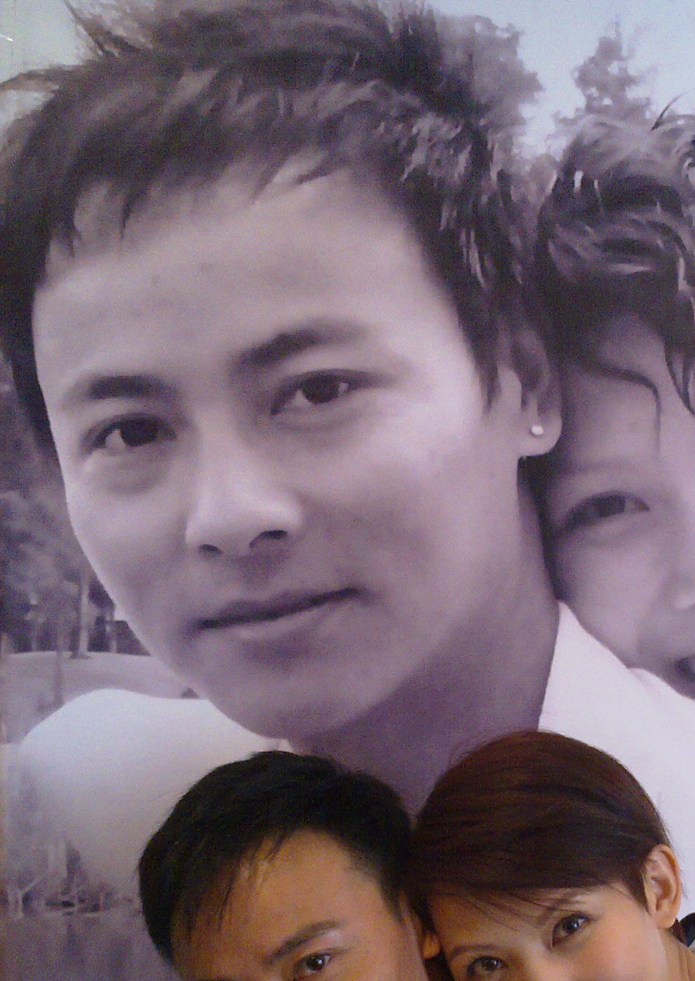
#> input picture thinface/img/20100502_odOPx.jpg, 1390 x 1962 px (shown at 1/2 size); its folder holds 4 pictures in this run
$ python minzui.py
#> lines starting #> are read from the running program, lines starting #| are printed output that depends on the picture
import cv2
import numpy as np
import os

HY_223_TO_106_MAP_LIST = list(range(0, 34)) + [(34, 35), 36, (37, 38), 39] + \
                                              [53, (52, 51), 50, (49, 48), 47] + \
                                              [117, 119, 121, 123] + \
                         list(range(132, 137)) + [61, (63, 64), (69, 70), 72, (74, 75), (80, 81)] + \
                                                 [94, (92, 91), (86, 85), 83, (102, 103),  (96, 97)] + \
                                                 [(45, 46), 44, (42, 43), 41] + \
                                                 [55, (56, 57), 58, (59, 60)] + \
                                                 [(66, 67), (77, 78), 110] + \
                                                 [(88, 89), (99, 100), 116] + \
                                                 [124, 144] + \
                                                 [130, 138, 131, 137] + \
                                                 [145, 148, 151, 153, 155, 158, 161, 206,
                                                  (203, 204), 201, (198, 199), 196] + \
                                                 [162, 166, 170, 174, 178, 190, 186, 182] + \
                                                 [109, 115]


# Check if a point is insied a rectangle
# [26 lines left out: functions rect_contains, transform_hy224_to_target, not called in this run]


def constrainPoint(p, w, h):
    p = (min(max(p[0], 0), w - 1), min(max(p[1], 0), h - 1))
    return p


# Apply affine transform calculated using srcTri and dstTri to src and
# output an image of size.
def applyAffineTransform(src, srcTri, dstTri, size):

    # Given a pair of triangles, find the affine transform.
    warpMat = cv2.getAffineTransform(np.float32(srcTri), np.float32(dstTri))

    # Apply the Affine Transform just found to the src image
    dst = cv2.warpAffine(src,
                         warpMat, (size[0], size[1]),
                         None,
                         flags=cv2.INTER_LINEAR,
                         borderMode=cv2.BORDER_REFLECT_101)

    return dst


def warpTriangle(img1, img2, t1, t2):

    # Find bounding rectangle for each triangle
    r1 = cv2.boundingRect(np.float32([t1]))
    r2 = cv2.boundingRect(np.float32([t2]))

    # Offset points by left top corner of the respective rectangles
    t1Rect = []
    t2Rect = []
    t2RectInt = []

    for i in range(0, 3):
        t1Rect.append(((t1[i][0] - r1[0]), (t1[i][1] - r1[1])))
        t2Rect.append(((t2[i][0] - r2[0]), (t2[i][1] - r2[1])))
        t2RectInt.append(((t2[i][0] - r2[0]), (t2[i][1] - r2[1])))

    # Get mask by filling triangle
    mask = np.zeros((r2[3], r2[2], 3), dtype=np.float32)
    cv2.fillConvexPoly(mask, np.int32(t2RectInt), (1.0, 1.0, 1.0), 16, 0)

    # Apply warpImage to small rectangular patches
    img1Rect = img1[r1[1]:r1[1] + r1[3], r1[0]:r1[0] + r1[2]]

    size = (r2[2], r2[3])

    img2Rect = applyAffineTransform(img1Rect, t1Rect, t2Rect, size)
    img2[r2[1]:r2[1] + r2[3],
         r2[0]:r2[0] + r2[2]] = img2[r2[1]:r2[1] + r2[3], r2[0]:r2[0] +
                                     r2[2]] * (1 - mask) + img2Rect * mask


# [30 lines left out: function circle_st, not called in this run]


def minzui_point(point, scale_lip_up, scale_lip_down):
    lip_up = [85, 86, 87, 88, 89]
    lip_down = [95, 94, 93, 92, 91]
    center_list = [(84, 96), 96, (96, 97), 97, (97, 98), 98, (98, 99), 99,
                   (99, 100), 100, (100, 90)]
    enlarge_eyes_point = point.copy()

    for _, num in enumerate(lip_up):
        length = []
        lm_target = []
        for element in center_list:
            if type(element) is tuple:
                x_y_0, x_y_1 = element
                curent_xy = (point[x_y_0] + point[x_y_1]) / 2
            else:
                curent_xy = point[element]
            length.append(sum((curent_xy - point[num])**2))
            lm_target.append(curent_xy)
        inx = length.index(min(length))
        start_point = lm_target[inx]
        pos = scale_lip_up * (point[num] - start_point) + start_point
        enlarge_eyes_point[num][1] = pos[1]
        enlarge_eyes_point[num][0] = pos[0]

    for _, num in enumerate(lip_down):
        length = []
        lm_target = []
        for element in center_list:
            if type(element) is tuple:
                x_y_0, x_y_1 = element
                curent_xy = (point[x_y_0] + point[x_y_1]) / 2
            else:
                curent_xy = point[element]
            length.append(sum((curent_xy - point[num])**2))
            lm_target.append(curent_xy)
        inx = length.index(min(length))
        start_point = lm_target[inx]
        pos = scale_lip_down * (point[num] - start_point) + start_point
        enlarge_eyes_point[num][1] = pos[1]
        enlarge_eyes_point[num][0] = pos[0]

    return enlarge_eyes_point


if __name__ == '__main__':

    url3 = "minzui_up0.3_down0.2"
    label_path = "label.txt"
    image_path = "img"

    # 读取嘴唇部分三角剖分的三角形信息
    lip_index_txt_name = "lip_index.txt"
    delaunayTri = []
    with open(lip_index_txt_name) as file:
#> (reads thinface/lip_index.txt from the repository)
        for line1 in file:
            x, y, z = line1.split()

            x = int(x)
            y = int(y)
            z = int(z)
            delaunayTri.append((x, y, z))

    with open(label_path) as _f:
#> (reads thinface/label.txt from the repository)
        txt_lines = _f.readlines()
    total_num = len(txt_lines)
    current_idx = 0

    for line in txt_lines:
        current_idx += 1
        line = line.rstrip()
        line = line.rsplit('|')
        _img_path = line[0].rsplit('/')[1]
        _label = line[1]
        lm_str = _label.rsplit(" ")
        num_labels = len(lm_str)
        lm = []
        for i in range(num_labels // 2):
            lm.append((float(lm_str[i * 2 + 0]), float(lm_str[i * 2 + 1])))
        lm_target = np.array(lm)
        img_full_path = os.path.join(image_path, _img_path)
        image = cv2.imread(img_full_path)
#> image is the input picture: shape (1962, 1390, 3); mean B, G, R 114.6, 103.1, 120.1

        img_path = _img_path

        img = cv2.imread(img_full_path)

        img_orig = img.copy()

        # Rectangle to be used with Subdiv2D
        w = img.shape[1]
#> w = 1390
        h = img.shape[0]
#> h = 1962
        rect = (0, 0, w, h)
#> rect = (0, 0, 1390, 1962)
        radius = min(h, w) * (2.5 / 720)
#> radius = 4.83

        # 获取人工拉伸抿嘴后的点
        # scale_lip_up和scale_lip_down为上下嘴唇拉伸的幅度（0——1）
        points = lm_target
        points_Enlarge = minzui_point(points,
                                      scale_lip_up=0.3,
                                      scale_lip_down=0.2)

        img_Enlarge = np.zeros((h, w, 3), dtype=img.dtype)
        for j in range(0, len(delaunayTri)):
            tin = []
            tout = []

            for k in range(0, 3):
                pIn = points[delaunayTri[j][k]]
                pIn = constrainPoint(pIn, w, h)

                pOut = points_Enlarge[delaunayTri[j][k]]
                pOut = constrainPoint(pOut, w, h)

                tin.append(pIn)
                tout.append(pOut)

            warpTriangle(img, img_Enlarge, tin, tout)
#> this loop made 69 passes
#> pass 1, in warpTriangle, `img1Rect = img1[r1[1]:r1[1] + r1[3], r1[0]:r1[0] + r1[2]]`:
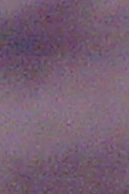
#> img1Rect: shape (194, 129, 3); mean B, G, R 113.9, 94, 117.4
#> pass 1, in applyAffineTransform, `dst = cv2.warpAffine(src, warpMat, (size[0], size[1]), None, flags=cv2..`:
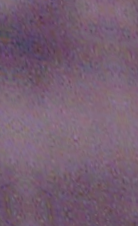
#> dst: shape (226, 138, 3); mean B, G, R 114.2, 94.6, 118
#> pass 2, in warpTriangle (call 2), `img1Rect = img1[r1[1]:r1[1] + r1[3], r1[0]:r1[0] + r1[2]]`:
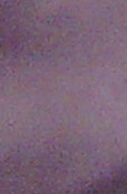
#> img1Rect: shape (194, 127, 3); mean B, G, R 118.2, 98.8, 122.5

        mask = img_Enlarge.copy()
        mask[mask > 0] = 1
        img_Enlarge = img_orig * (1 - mask) + img_Enlarge

        # # 显示
        # for landmarks_index in range(points_Enlarge.shape[0]):
        #     x_y = points_Enlarge[landmarks_index]
        #     img_Enlarge = circle_st(img_Enlarge, (x_y[0]), (x_y[1]), radius,
        #                             (0, 255, 0))
        cv2.namedWindow("img_Enlarge", 0)
        cv2.imshow("img_Enlarge", img_Enlarge)
        # cv2.imwrite(url3 + os.sep + "minzui_" + _img_path, img_Enlarge)

        cv2.waitKey(0)
#> pass 2 of the loop `for line in txt_lines:`:
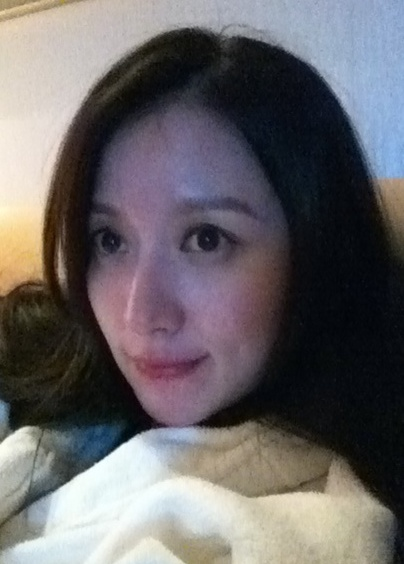
#> input picture thinface/img/20101127_6k4RC7.jpg, 404 x 564 px
#> image is the input picture: shape (564, 404, 3); mean B, G, R 103.2, 101, 104.7
#> the loop `for j in range(0, len(delaunayTri)):` made 69 passes
#> pass 1, in applyAffineTransform (call 70), `dst = cv2.warpAffine(src, warpMat, (size[0], size[1]), None, flags=cv2..`:
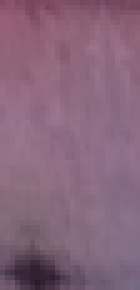
#> dst: shape (58, 28, 3) (shown 5 times larger); mean B, G, R 123.5, 101.5, 134.9
#> pass 2, in warpTriangle (call 71), `img1Rect = img1[r1[1]:r1[1] + r1[3], r1[0]:r1[0] + r1[2]]`:
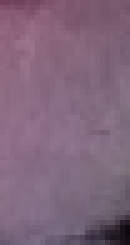
#> img1Rect: shape (49, 26, 3) (shown 5 times larger); mean B, G, R 123.1, 102.1, 128.2
#> img_Enlarge: shape (564, 404, 3)
#> pass 3 of the loop `for line in txt_lines:`:
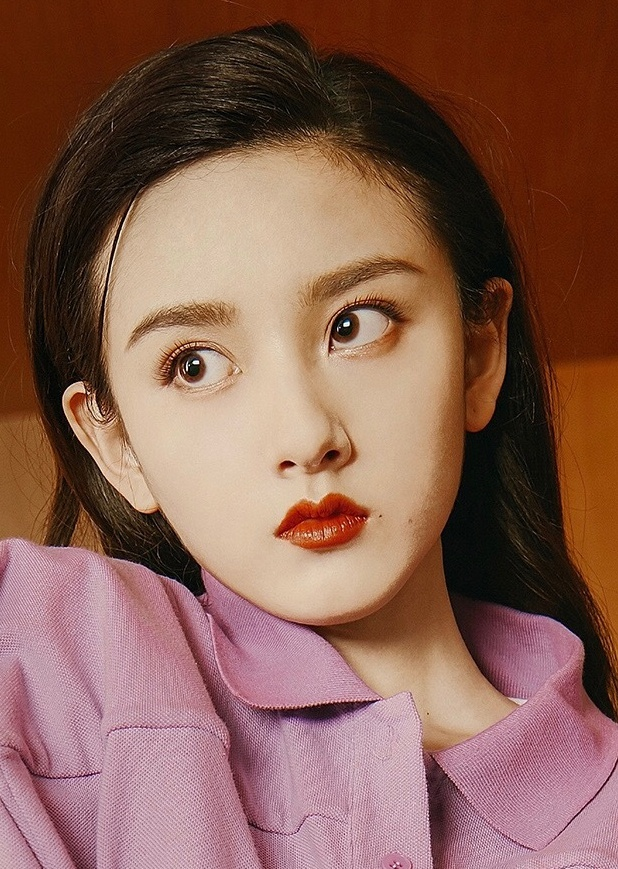
#> input picture thinface/img/20190831_I4NyhnzNU_7.jpg, 618 x 869 px
#> image is the input picture: shape (869, 618, 3); mean B, G, R 83.2, 96, 136.3
#> the loop `for j in range(0, len(delaunayTri)):` made 69 passes
#> pass 1, in applyAffineTransform (call 139), `dst = cv2.warpAffine(src, warpMat, (size[0], size[1]), None, flags=cv2..`:
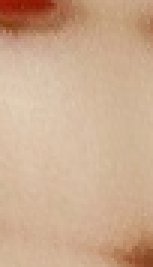
#> dst: shape (89, 51, 3) (shown 3 times larger); mean B, G, R 143.3, 171.1, 204.2
#> pass 2, in applyAffineTransform (call 140), `dst = cv2.warpAffine(src, warpMat, (size[0], size[1]), None, flags=cv2..`:
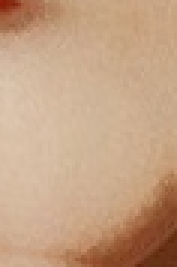
#> dst: shape (89, 59, 3) (shown 3 times larger); mean B, G, R 131.8, 161.6, 197.1
#> img_Enlarge: shape (869, 618, 3)
#> the loop made 4 passes; the first 3 are shown
